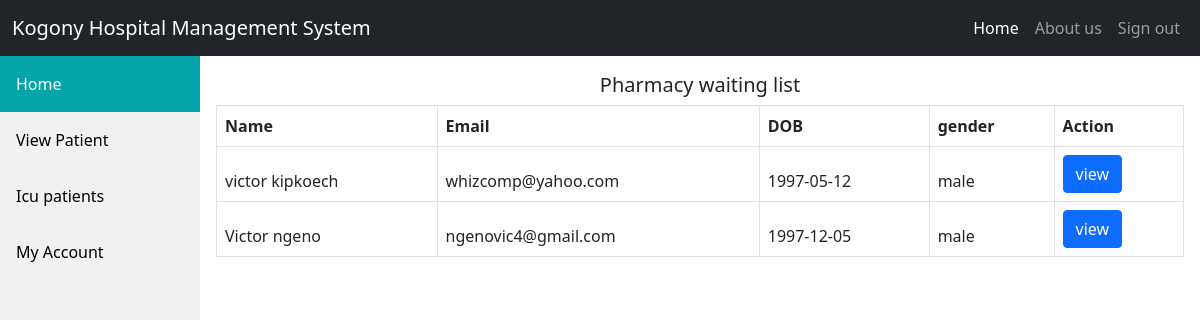
/pharm.php (signed in), run on the app's committed database.
### tables this page shows
CREATE TABLE `patients_details` (
  `email` varchar(30) DEFAULT NULL,
  `names` varchar(30) NOT NULL,
  `dob` varchar(30) NOT NULL,
  `gender` varchar(30) NOT NULL,
  `patient_id` int(11) NOT NULL,
  `medical_records` text DEFAULT NULL,
  `country` varchar(30) NOT NULL,
  `county` varchar(30) NOT NULL,
  `keen` varchar(30) NOT NULL,
  `keentel` varchar(30) NOT NULL,
  `tel` varchar(30) NOT NULL,
  `stage` int(10) NOT NULL
);

### pharm.php (the view, shortened to what this page needs)
<!DOCTYPE html>
<html lang="en">
<head>
    <link rel="stylesheet" href="css/bootstrap-5.0.2-dist/css/bootstrap.min.css">
</head>
<body>
<?php
include_once('includes/db.php');
include_once('includes/navbar.php');
include_once('includes/sidebar.php')
?>
<div class="content">
<h5 class="text-center pt-3"> Pharmacy waiting list</h5>
<table class="table table-bordered"> <thead> <tr>    <th>Name</th><th>Email</th> <th>DOB</th><th>gender</th><th>Action</th>
<?php
 $sql="SELECT * FROM patients_details where stage=3";
 $ret=mysqli_query($conn,$sql);
 while ($row=mysqli_fetch_array($ret)) {
    ?>
							<tr>
    <td><?php  echo $row['names'];?></td>
    <td><?php  echo $row['email'];?></td>
    <td><?php  echo $row['dob'];?></td>
    <td><?php  echo $row['gender'];?></td>
     <td> <a href="records.php?id=<?php echo $row['patient_id'];?>" class="btn btn-primary">view</a></td>
</tr><?php }?>
</div>
</body>
</html>

### sidebar.css (style rules this page uses)
div.content { margin-left: 200px; padding: 1px 16px; height: 1000px; }

### data on the page
patients_details: names "victor kipkoech", email "whizcomp@yahoo.com", dob "1997-05-12", gender "male"
patients_details: names "Victor ngeno", email "ngenovic4@gmail.com", dob "1997-12-05", gender "male"
